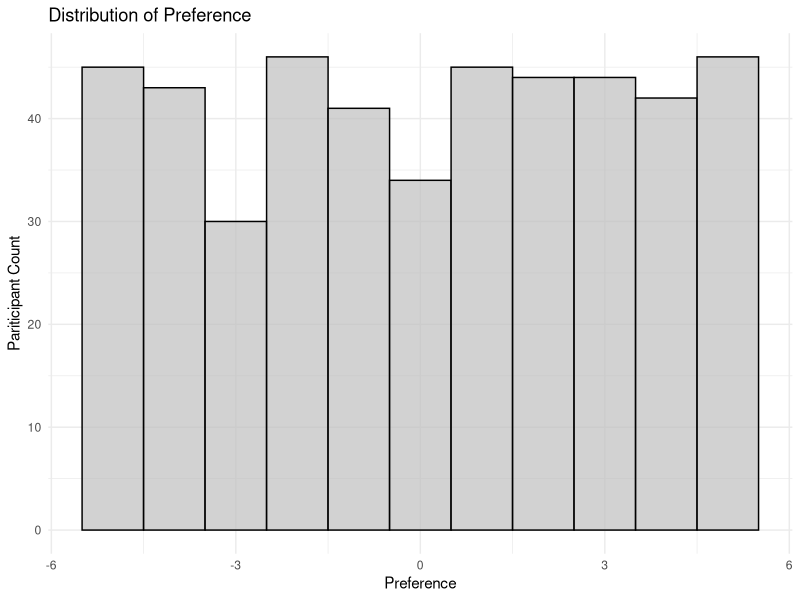
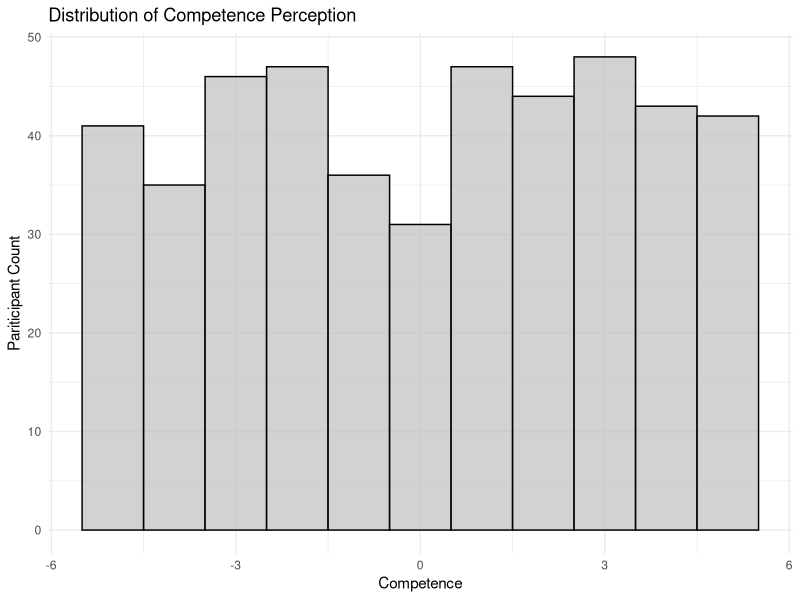
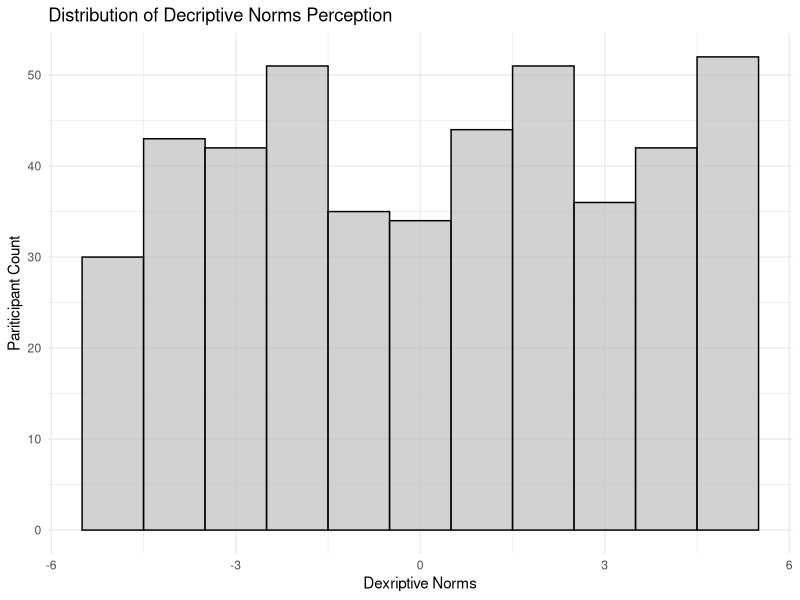
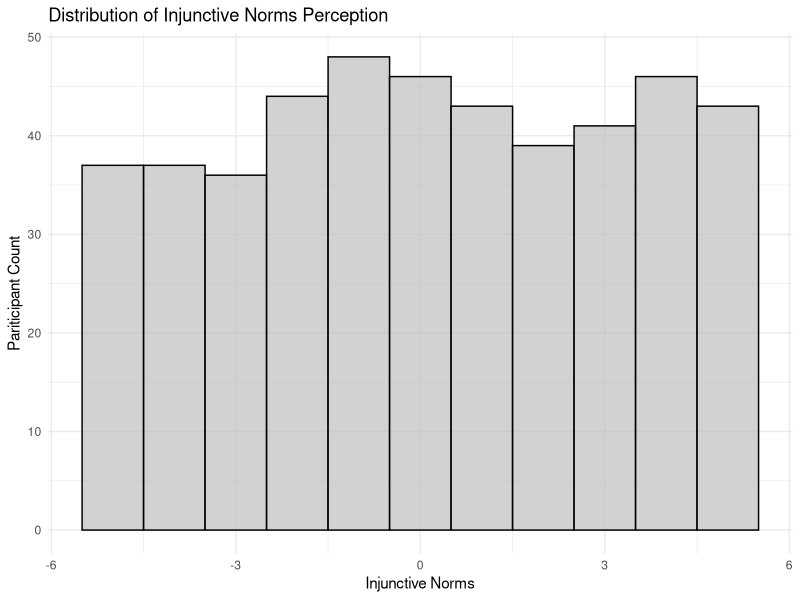
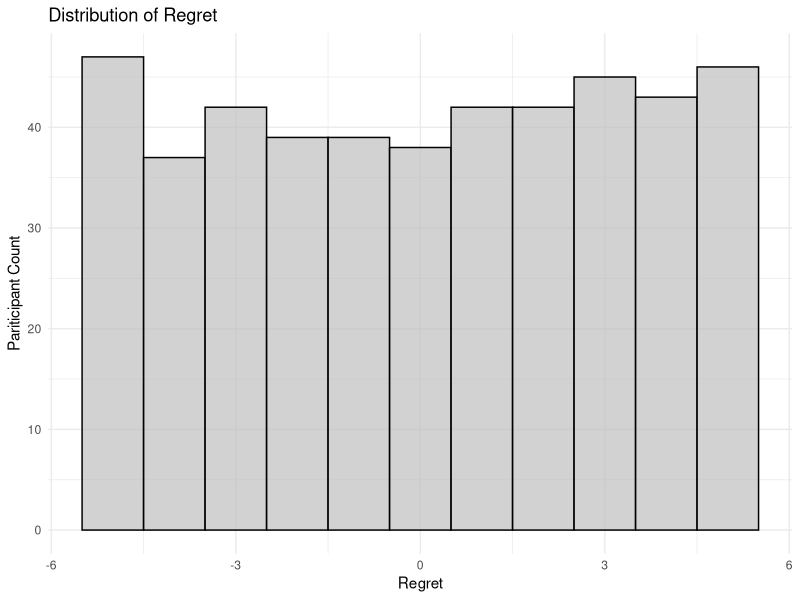
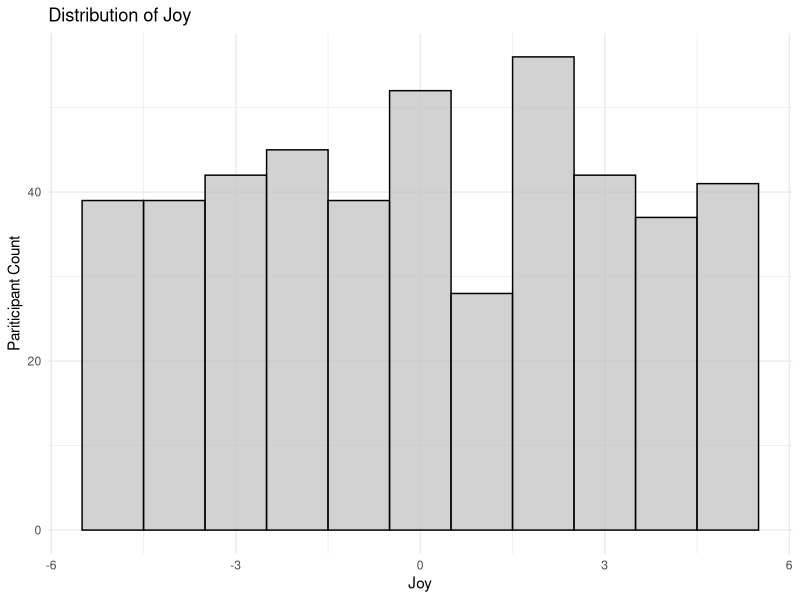

Source code (R) for these figures, in order:
## ---- chunk 1
#### Preamble ####
# Purpose: Preference for and perception of action and inaction agents
# Author: Hari Lee Robledo, Sky Suh and Francesca Ye
# Date: 10 February 2024
# Pre-requisites: none

#### Workspace setup ####
library(tidyverse)
library(ggplot2)

#### Simulate Preference and Perception Data with 6 variables ####

set.seed(400)

simulated_pref_perc_data <-
  tibble(
  "Participant" = 1:460,
  "Preference" = sample(
    x = c(-5:5),
    size = 460,
    replace = TRUE
  ), 
  "Competence" = sample(
    x = c(-5:5),
    size = 460,
    replace = TRUE
  ), 
  "Descriptive" = sample(
    x = c(-5:5),
    size = 460,
    replace = TRUE
  ), 
  "Injunctive" = sample(
    x = c(-5:5),
    size = 460,
    replace = TRUE
  ), 
  "Regret" = sample(
    x = c(-5:5),
    size = 460,
    replace = TRUE
  ), 
  "Joy" = sample(
    x = c(-5:5),
    size = 460,
    replace = TRUE
  )
)
simulated_pref_perc_data


#### Graph score per building ####

preference_graph <- ggplot(simulated_pref_perc_data, aes(x = Preference)) +
  geom_histogram(binwidth = 1, fill = "gray", color = "black", alpha = 0.7) +
  labs(title = "Distribution of Preference",
       x = "Preference",
       y = "Pariticipant Count") +
  theme_minimal()
preference_graph

competence_graph <- ggplot(simulated_pref_perc_data, aes(x = Competence)) +
  geom_histogram(binwidth = 1, fill = "gray", color = "black", alpha = 0.7) +
  labs(title = "Distribution of Competence Perception",
       x = "Competence",
       y = "Pariticipant Count") +
  theme_minimal()
competence_graph

descriptive_graph <- ggplot(simulated_pref_perc_data, aes(x = Descriptive)) +
  geom_histogram(binwidth = 1, fill = "gray", color = "black", alpha = 0.7) +
  labs(title = "Distribution of Decriptive Norms Perception",
       x = "Dexriptive Norms",
       y = "Pariticipant Count") +
  theme_minimal()
descriptive_graph

injunctive_graph <- ggplot(simulated_pref_perc_data, aes(x = Injunctive)) +
  geom_histogram(binwidth = 1, fill = "gray", color = "black", alpha = 0.7) +
  labs(title = "Distribution of Injunctive Norms Perception",
       x = "Injunctive Norms",
       y = "Pariticipant Count") +
  theme_minimal()
injunctive_graph

regret_graph <- ggplot(simulated_pref_perc_data, aes(x = Regret)) +
  geom_histogram(binwidth = 1, fill = "gray", color = "black", alpha = 0.7) +
  labs(title = "Distribution of Regret",
       x = "Regret",
       y = "Pariticipant Count") +
  theme_minimal()
regret_graph

joy_graph <- ggplot(simulated_pref_perc_data, aes(x = Joy)) +
  geom_histogram(binwidth = 1, fill = "gray", color = "black", alpha = 0.7) +
  labs(title = "Distribution of Joy",
       x = "Joy",
       y = "Pariticipant Count") +
  theme_minimal()
joy_graph


#### Test simulated data ####

# check that participants equal 460
length(unique(simulated_pref_perc_data$Participant)) == 460

# check that preference and perception scores are between -5 and 5
simulated_pref_perc_data$Preference |> min() == -5
simulated_pref_perc_data$Preference |> max() == 5

# check that the sum of the frequency count (participant counts) in the graphs equals 460. 
#Code referenced from: https://chat.openai.com/

# Extract data from the ggplot object
preference_data <- ggplot_build(preference_graph)$data[[1]]

# Check if the sum of the frequency (participant count) equals 460
if (sum(preference_data$count) == 460) {
  print("The sum of participant count in Preference graph equals 460.")
} else {
  print("The sum of participant count in Preference graph does not equal 460.")
}

